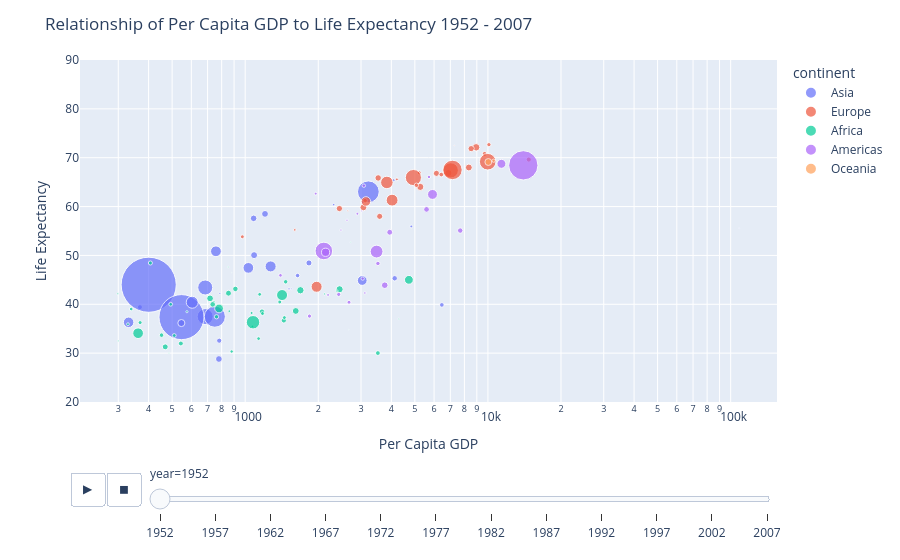

The notebook cell this image was saved under:
### Code cell
fig = px.scatter(df,
                 x='gdpPercap',
                 y='lifeExp',
                 log_x=True,
                 color='continent',
                 size='pop',
                 size_max=60,
                 hover_name='country',
                 animation_frame='year',
                 labels = {'gdpPercap': 'Per Capita GDP', 'lifeExp': 'Life Expectancy' })

fig.update_layout(title='Relationship of Per Capita GDP to Life Expectancy 1952 - 2007',
                  height=500,
                  yaxis_range = [20, 90])

fig.show()

### Figure 1 — Plotly figure (JSON) as saved in the notebook; plotly's stock layout.template omitted (floating-point values rounded to 4 significant figures)
{"data": [{"hovertemplate": "<b>%{hovertext}</b><br><br>continent=Asia<br>year=1952<br>Per Capita GDP=%{x}<br>Life Expectancy=%{y}<br>pop=%{marker.size}<extra></extra>", "hovertext": ["Afghanistan", "Bahrain", "Bangladesh", "Cambodia", "China", "Hong Kong, China", "India", "Indonesia", "Iran", "Iraq", "Israel", "Japan", "Jordan", "Korea, Dem. Rep.", "Korea, Rep.", "Kuwait", "Lebanon", "Malaysia", "Mongolia", "Myanmar", "Nepal", "Oman", "Pakistan", "Philippines", "Saudi Arabia", "Singapore", "Sri Lanka", "Syria", "Taiwan", "Thailand", "Vietnam", "West Bank and Gaza", "Yemen, Rep."], "legendgroup": "Asia", "marker": {"color": "#636efa", "size": [8425333, 120447, 46886859, 4693836, 556263527, 2125900, 372000000, 82052000, 17272000, 5441766, 1620914, 86459025, 607914, 8865488, 20947571, 160000, 1439529, 6748378, 800663, 20092996, 9182536, 507833, 41346560, 22438691, 4005677, 1127000, 7982342, 3661549, 8550362, 21289402, 26246839, 1030585, 4963829], "sizemode": "area", "sizeref": 366300.0, "symbol": "circle"}, "mode": "markers", "name": "Asia", "orientation": "v", "showlegend": true, "type": "scatter", "x": [779.4, 9867.0, 684.2, 368.5, 400.4, 3054.0, 546.6, 749.7, 3035.0, 4130.0, 4087.0, 3217.0, 1547.0, 1088.0, 1031.0, 108400.0, 4835.0, 1831.0, 786.6, 331, 545.9, 1828.0, 684.6, 1273.0, 6460.0, 2315.0, 1084.0, 1643.0, 1207.0, 757.8, 605.1, 1516.0, 781.7], "xaxis": "x", "y": [28.8, 50.94, 37.48, 39.42, 44, 60.96, 37.37, 37.47, 44.87, 45.32, 65.39, 63.03, 43.16, 50.06, 47.45, 55.56, 55.93, 48.46, 42.24, 36.32, 36.16, 37.58, 43.44, 47.75, 39.88, 60.4, 57.59, 45.88, 58.5, 50.85, 40.41, 43.16, 32.55], "yaxis": "y"}, {"hovertemplate": "<b>%{hovertext}</b><br><br>continent=Europe<br>year=1952<br>Per Capita GDP=%{x}<br>Life Expectancy=%{y}<br>pop=%{marker.size}<extra></extra>", "hovertext": ["Albania", "Austria", "Belgium", "Bosnia and Herzegovina", "Bulgaria", "Croatia", "Czech Republic", "Denmark", "Finland", "France", "Germany", "Greece", "Hungary", "Iceland", "Ireland", "Italy", "Montenegro", "Netherlands", "Norway", "Poland", "Portugal", "Romania", "Serbia", "Slovak Republic", "Slovenia", "Spain", "Sweden", "Switzerland", "Turkey", "United Kingdom"], "legendgroup": "Europe", "marker": {"color": "#EF553B", "size": [1282697, 6927772, 8730405, 2791000, 7274900, 3882229, 9125183, 4334000, 4090500, 42459667, 69145952, 7733250, 9504000, 147962, 2952156, 47666000, 413834, 10381988, 3327728, 25730551, 8526050, 16630000, 6860147, 3558137, 1489518, 28549870, 7124673, 4815000, 22235677, 50430000], "sizemode": "area", "sizeref": 366300.0, "symbol": "circle"}, "mode": "markers", "name": "Europe", "orientation": "v", "showlegend": true, "type": "scatter", "x": [1601.0, 6137.0, 8343.0, 973.5, 2444.0, 3119.0, 6876.0, 9692.0, 6425.0, 7030.0, 7144.0, 3531.0, 5264.0, 7268.0, 5210.0, 4931.0, 2648.0, 8942.0, 10100.0, 4029.0, 3068.0, 3145.0, 3581.0, 5075.0, 4215.0, 3834.0, 8528.0, 14730.0, 1969.0, 9980.0], "xaxis": "x", "y": [55.23, 66.8, 68, 53.82, 59.6, 61.21, 66.87, 70.78, 66.55, 67.41, 67.5, 65.86, 64.03, 72.49, 66.91, 65.94, 59.16, 72.13, 72.67, 61.31, 59.82, 61.05, 58.0, 64.36, 65.57, 64.94, 71.86, 69.62, 43.59, 69.18], "yaxis": "y"}, {"hovertemplate": "<b>%{hovertext}</b><br><br>continent=Africa<br>year=1952<br>Per Capita GDP=%{x}<br>Life Expectancy=%{y}<br>pop=%{marker.size}<extra></extra>", "hovertext": ["Algeria", "Angola", "Benin", "Botswana", "Burkina Faso", "Burundi", "Cameroon", "Central African Republic", "Chad", "Comoros", "Congo, Dem. Rep.", "Congo, Rep.", "Cote d'Ivoire", "Djibouti", "Egypt", "Equatorial Guinea", "Eritrea", "Ethiopia", "Gabon", "Gambia", "Ghana", "Guinea", "Guinea-Bissau", "Kenya", "Lesotho", "Liberia", "Libya", "Madagascar", "Malawi", "Mali", "Mauritania", "Mauritius", "Morocco", "Mozambique", "Namibia", "Niger", "Nigeria", "Reunion", "Rwanda", "Sao Tome and Principe", "Senegal", "Sierra Leone", "Somalia", "South Africa", "Sudan", "Swaziland", "Tanzania", "Togo", "Tunisia", "Uganda", "Zambia", "Zimbabwe"], "legendgroup": "Africa", "marker": {"color": "#00cc96", "size": [9279525, 4232095, 1738315, 442308, 4469979, 2445618, 5009067, 1291695, 2682462, 153936, 14100005, 854885, 2977019, 63149, 22223309, 216964, 1438760, 20860941, 420702, 284320, 5581001, 2664249, 580653, 6464046, 748747, 863308, 1019729, 4762912, 2917802, 3838168, 1022556, 516556, 9939217, 6446316, 485831, 3379468, 33119096, 257700, 2534927, 60011, 2755589, 2143249, 2526994, 14264935, 8504667, 290243, 8322925, 1219113, 3647735, 5824797, 2672000, 3080907], "sizemode": "area", "sizeref": 366300.0, "symbol": "circle"}, "mode": "markers", "name": "Africa", "orientation": "v", "showlegend": true, "type": "scatter", "x": [2449.0, 3521.0, 1063.0, 851.2, 543.3, 339.3, 1173.0, 1071.0, 1179.0, 1103.0, 780.5, 2126.0, 1389.0, 2670.0, 1419.0, 375.6, 328.9, 362.1, 4293.0, 485.2, 911.3, 510.2, 299.9, 853.5, 298.8, 575.6, 2388.0, 1443.0, 369.2, 452.3, 743.1, 1968.0, 1688.0, 468.5, 2424.0, 761.9, 1077.0, 2719.0, 493.3, 879.6, 1450.0, 879.8, 1136.0, 4725.0, 1616.0, 1148.0, 716.7, 859.8, 1468.0, 734.8, 1147.0, 406.9], "xaxis": "x", "y": [43.08, 30.02, 38.22, 47.62, 31.98, 39.03, 38.52, 35.46, 38.09, 40.72, 39.14, 42.11, 40.48, 34.81, 41.89, 34.48, 35.93, 34.08, 37.0, 30, 43.15, 33.61, 32.5, 42.27, 42.14, 38.48, 42.72, 36.68, 36.26, 33.69, 40.54, 50.99, 42.87, 31.29, 41.73, 37.44, 36.32, 52.72, 40, 46.47, 37.28, 30.33, 32.98, 45.01, 38.63, 41.41, 41.22, 38.6, 44.6, 39.98, 42.04, 48.45], "yaxis": "y"}, {"hovertemplate": "<b>%{hovertext}</b><br><br>continent=Americas<br>year=1952<br>Per Capita GDP=%{x}<br>Life Expectancy=%{y}<br>pop=%{marker.size}<extra></extra>", "hovertext": ["Argentina", "Bolivia", "Brazil", "Canada", "Chile", "Colombia", "Costa Rica", "Cuba", "Dominican Republic", "Ecuador", "El Salvador", "Guatemala", "Haiti", "Honduras", "Jamaica", "Mexico", "Nicaragua", "Panama", "Paraguay", "Peru", "Puerto Rico", "Trinidad and Tobago", "United States", "Uruguay", "Venezuela"], "legendgroup": "Americas", "marker": {"color": "#ab63fa", "size": [17876956, 2883315, 56602560, 14785584, 6377619, 12350771, 926317, 6007797, 2491346, 3548753, 2042865, 3146381, 3201488, 1517453, 1426095, 30144317, 1165790, 940080, 1555876, 8025700, 2227000, 662850, 157553000, 2252965, 5439568], "sizemode": "area", "sizeref": 366300.0, "symbol": "circle"}, "mode": "markers", "name": "Americas", "orientation": "v", "showlegend": true, "type": "scatter", "x": [5911.0, 2677.0, 2109.0, 11370.0, 3940.0, 2144.0, 2627.0, 5587.0, 1398.0, 3522.0, 3048.0, 2428.0, 1840.0, 2195.0, 2899.0, 3478.0, 3112.0, 2480.0, 1952.0, 3759.0, 3082.0, 3023.0, 13990.0, 5717.0, 7690.0], "xaxis": "x", "y": [62.48, 40.41, 50.92, 68.75, 54.74, 50.64, 57.21, 59.42, 45.93, 48.36, 45.26, 42.02, 37.58, 41.91, 58.53, 50.79, 42.31, 55.19, 62.65, 43.9, 64.28, 59.1, 68.44, 66.07, 55.09], "yaxis": "y"}, {"hovertemplate": "<b>%{hovertext}</b><br><br>continent=Oceania<br>year=1952<br>Per Capita GDP=%{x}<br>Life Expectancy=%{y}<br>pop=%{marker.size}<extra></extra>", "hovertext": ["Australia", "New Zealand"], "legendgroup": "Oceania", "marker": {"color": "#FFA15A", "size": [8691212, 1994794], "sizemode": "area", "sizeref": 366300.0, "symbol": "circle"}, "mode": "markers", "name": "Oceania", "orientation": "v", "showlegend": true, "type": "scatter", "x": [10040.0, 10560.0], "xaxis": "x", "y": [69.12, 69.39], "yaxis": "y"}], "layout": {"autosize": true, "legend": {"itemsizing": "constant", "title": {"text": "continent"}, "tracegroupgap": 0}, "margin": {"t": 60}, "sliders": [{"active": 0, "currentvalue": {"prefix": "year="}, "len": 0.9, "pad": {"b": 10, "t": 60}, "steps": [{"args": [["1952"], {"frame": {"duration": 0, "redraw": false}, "fromcurrent": true, "mode": "immediate", "transition": {"duration": 0, "easing": "linear"}}], "label": "1952", "method": "animate"}, {"args": [["1957"], {"frame": {"duration": 0, "redraw": false}, "fromcurrent": true, "mode": "immediate", "transition": {"duration": 0, "easing": "linear"}}], "label": "1957", "method": "animate"}, {"args": [["1962"], {"frame": {"duration": 0, "redraw": false}, "fromcurrent": true, "mode": "immediate", "transition": {"duration": 0, "easing": "linear"}}], "label": "1962", "method": "animate"}, {"args": [["1967"], {"frame": {"duration": 0, "redraw": false}, "fromcurrent": true, "mode": "immediate", "transition": {"duration": 0, "easing": "linear"}}], "label": "1967", "method": "animate"}, {"args": [["1972"], {"frame": {"duration": 0, "redraw": false}, "fromcurrent": true, "mode": "immediate", "transition": {"duration": 0, "easing": "linear"}}], "label": "1972", "method": "animate"}, {"args": [["1977"], {"frame": {"duration": 0, "redraw": false}, "fromcurrent": true, "mode": "immediate", "transition": {"duration": 0, "easing": "linear"}}], "label": "1977", "method": "animate"}, {"args": [["1982"], {"frame": {"duration": 0, "redraw": false}, "fromcurrent": true, "mode": "immediate", "transition": {"duration": 0, "easing": "linear"}}], "label": "1982", "method": "animate"}, {"args": [["1987"], {"frame": {"duration": 0, "redraw": false}, "fromcurrent": true, "mode": "immediate", "transition": {"duration": 0, "easing": "linear"}}], "label": "1987", "method": "animate"}, {"args": [["1992"], {"frame": {"duration": 0, "redraw": false}, "fromcurrent": true, "mode": "immediate", "transition": {"duration": 0, "easing": "linear"}}], "label": "1992", "method": "animate"}, {"args": [["1997"], {"frame": {"duration": 0, "redraw": false}, "fromcurrent": true, "mode": "immediate", "transition": {"duration": 0, "easing": "linear"}}], "label": "1997", "method": "animate"}, {"args": [["2002"], {"frame": {"duration": 0, "redraw": false}, "fromcurrent": true, "mode": "immediate", "transition": {"duration": 0, "easing": "linear"}}], "label": "2002", "method": "animate"}, {"args": [["2007"], {"frame": {"duration": 0, "redraw": false}, "fromcurrent": true, "mode": "immediate", "transition": {"duration": 0, "easing": "linear"}}], "label": "2007", "method": "animate"}], "x": 0.1, "xanchor": "left", "y": 0, "yanchor": "top"}], "title": {"text": "Relationship of Per Capita GDP to Life Expectancy 1952 - 2007"}, "updatemenus": [{"buttons": [{"args": [null, {"frame": {"duration": 500, "redraw": false}, "fromcurrent": true, "mode": "immediate", "transition": {"duration": 500, "easing": "linear"}}], "label": "&#9654;", "method": "animate"}, {"args": [[null], {"frame": {"duration": 0, "redraw": false}, "fromcurrent": true, "mode": "immediate", "transition": {"duration": 0, "easing": "linear"}}], "label": "&#9724;", "method": "animate"}], "direction": "left", "pad": {"r": 10, "t": 70}, "showactive": false, "type": "buttons", "x": 0.1, "xanchor": "right", "y": 0, "yanchor": "top"}], "xaxis": {"anchor": "y", "autorange": true, "domain": [0, 1], "range": [2.323, 5.188], "title": {"text": "Per Capita GDP"}, "type": "log"}, "yaxis": {"anchor": "x", "domain": [0, 1], "range": [20, 90], "title": {"text": "Life Expectancy"}, "type": "linear"}}}
